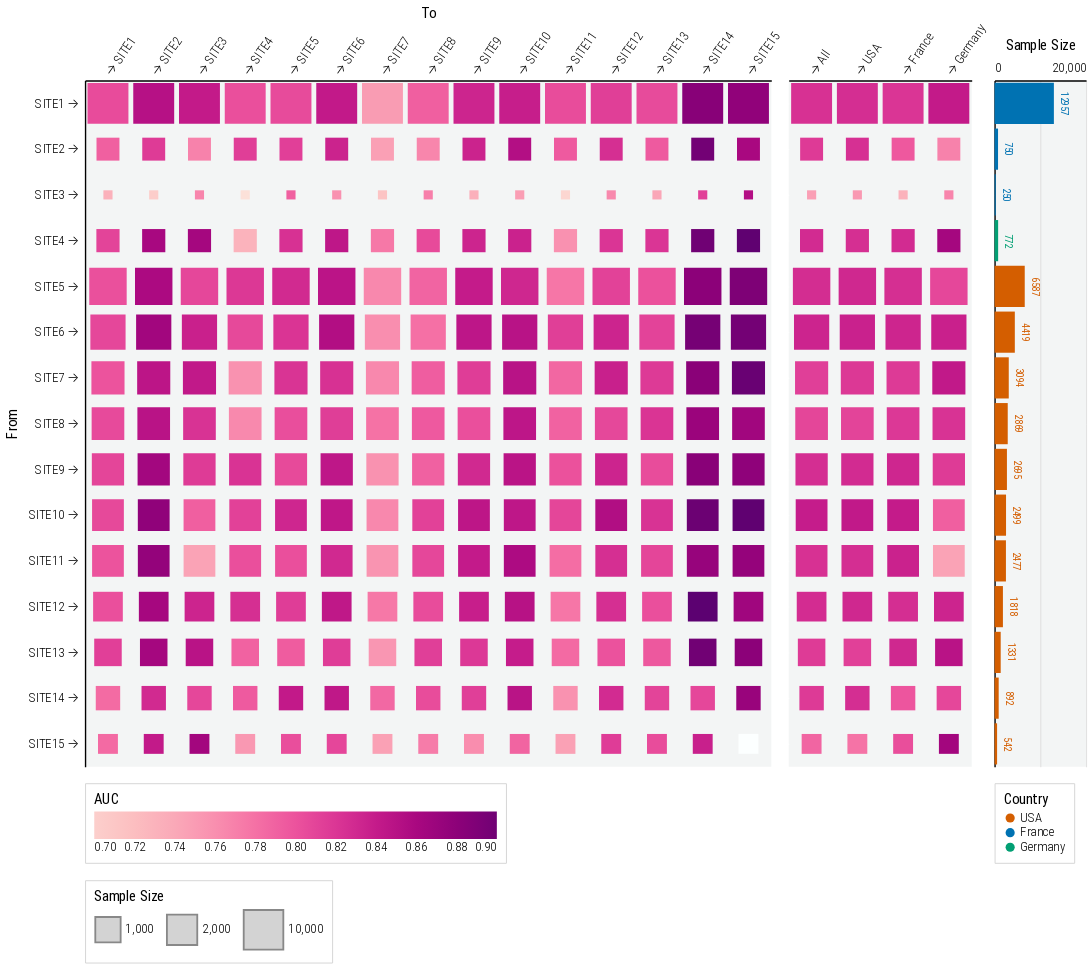

Write notebook code for a chart like this one.
### Code cell
def plot(df=None):
    d = df.copy()
      
#     sort_from = ['APHP →', 'FRBDX →', 'UKFR →', 'BIDMC →', 'NWU →', 'MGB →', 'VA2 →', 'VA3 →',  'UPENN →',    'VA4 →', 'VA1 →', 'VA5 →', 'UPITT →','UMICH →','UCLA →']
#     sort_to = ['→ APHP', '→ FRBDX', '→ UKFR', '→ BIDMC', '→ NWU', '→ MGB', '→ VA2', '→ VA3', '→ UPENN',     '→ VA4', '→ VA1','→ VA5',  '→ UPITT','→ UMICH', '→ UCLA']

    sort_from = ['SITE1 →', 'SITE2 →', 'SITE3 →', 'SITE4 →', 'SITE5 →', 'SITE6 →', 'SITE7 →', 'SITE8 →',  'SITE9 →',    'SITE10 →', 'SITE11 →', 'SITE12 →', 'SITE13 →','SITE14 →','SITE15 →']
    sort_to = ['→ SITE1', '→ SITE2', '→ SITE3', '→ SITE4', '→ SITE5', '→ SITE6', '→ SITE7', '→ SITE8', '→ SITE9',     '→ SITE10', '→ SITE11','→ SITE12',  '→ SITE13','→ SITE14', '→ SITE15']
    
    plot = alt.Chart(
        d[d['to-country'] != 'Meta']
    ).mark_square(
        opacity=1
    ).encode(
        x=alt.X("to:N", title='To', axis=alt.Axis(labelAngle=-55, domain=True, orient='top'), scale=alt.Scale(), sort=sort_to),
        y=alt.Y("from:N", title='From', axis=alt.Axis(labelAngle=0, domain=True), scale=alt.Scale(), sort=sort_from),
        size=alt.Size('from_size:Q', title='Sample Size', scale=alt.Scale(range=[100, 2000], type='log'), legend=alt.Legend(direction='horizontal', symbolFillColor='lightgray')),
#         size=alt.value(2400),
        color=alt.Color("auc:Q", title='AUC', scale=alt.Scale(scheme='redpurple', domain=[0.7, 0.9]), legend=alt.Legend(direction='horizontal', gradientLength=440, gradientThickness=30)),
    ).properties(
        width=750,
        height=750
    )
    
    meta = alt.Chart(
        d[d['to-country'] == 'Meta']
    ).mark_square(
        opacity=1
    ).encode(
        x=alt.X("to:N", title=None, axis=alt.Axis(labelAngle=-55, domain=True, orient='top'), scale=alt.Scale(), sort=sort_to),
        y=alt.Y("from:N", title=None, axis=alt.Axis(labelAngle=0, domain=False, labels=False), scale=alt.Scale(), sort=sort_from),
        size=alt.Size('from_size:Q', title='Sample Size', scale=alt.Scale(range=[100, 2000], type='log'), legend=alt.Legend(direction='horizontal', symbolFillColor='lightgray')),
#         size=alt.value(2400),
        color=alt.Color("auc:Q", title='AUC', scale=alt.Scale(scheme='redpurple', domain=[0.7, 0.9]), legend=alt.Legend(direction='horizontal', gradientLength=440, gradientThickness=30)),
    ).properties(
        width=200,
        height=750
    )
    
    n = alt.Chart(
        d
    ).mark_bar(
        opacity=1
    ).encode(
        x=alt.X("mean(from_size):Q", title='Sample Size', axis=alt.Axis(labelAngle=0, tickCount=2, domain=True, orient='top'), scale=alt.Scale(domain=[0, 20000])),
        y=alt.Y("from:N", title=None, axis=alt.Axis(labelAngle=0, labels=False, domain=True), scale=alt.Scale(), sort=sort_from),
        color=alt.Color("country:N", title='Country', scale=alt.Scale(range=country_colors, domain=countries), legend=alt.Legend(direction='vertical', gradientLength=440, gradientThickness=30)),
    ).properties(
        width=100,
        height=750
    )
    
    text = n.mark_text(
        angle=90,
        align='center',
        baseline='bottom',
        dy=-6,
    ).encode(
        text='from_size'
    )

    
    plot = alt.hconcat(alt.hconcat(plot, meta).resolve_scale(color='shared'), (n + text), spacing=0).properties(
#         title={
#             "text": [
#                 f"Transportability Of Cox Regression Model Across Different Sites",
#             ],
#             "dx": 50,
#             "fontSize": 18
#         }
    )
    
    return plot

res = plot(df)

res = apply_theme(
    res,
    axis_y_title_font_size=16,
    title_anchor='start',
    legend_orient='bottom',
    legend_title_orient='top',
    axis_label_font_size=14,
    header_label_font_size=16,
    subtitle_font_size=18,
#     legend_stroke_color='white'
)

res
# save(res,join("..", "result", "R1-auc-matrix.png"), scalefactor=8.0)

### Figure 1 — Vega-Lite specification as saved in the notebook (floating-point values rounded to 4 significant figures; data arrays with more than 128 entries replaced by an {"elided": "..."} marker saying what was removed)
{"config": {"view": {"continuousWidth": 400, "continuousHeight": 300, "fill": "#F3F5F5", "strokeWidth": 0}, "axis": {"domainColor": "black", "domainWidth": 1.5, "labelFontSize": 14, "labelFontWeight": 300, "labelLimit": 1000, "tickColor": "white", "titleFontSize": 16, "titleFontWeight": 400, "titlePadding": 10}, "axisX": {"labelAngle": 0}, "axisY": {"domain": false, "titleFontSize": 16}, "concat": {"spacing": 0}, "font": "Roboto Condensed", "header": {"labelFontSize": 16, "labelOrient": "bottom", "titleFontSize": 16, "titleFontWeight": "bold"}, "legend": {"cornerRadius": 0, "direction": "horizontal", "fillColor": "white", "gradientLength": 50, "labelFontSize": 14, "labelFontWeight": 300, "orient": "bottom", "padding": 10, "strokeColor": "lightgray", "symbolStrokeWidth": 2, "titleFontSize": 16, "titleFontWeight": 400, "titleOrient": "top"}, "point": {"size": 70}, "title": {"align": "left", "anchor": "start", "dy": -10, "fontSize": 22, "fontWeight": 500, "subtitleFontSize": 18, "subtitlePadding": 5}}, "hconcat": [{"hconcat": [{"data": {"name": "data-59a5a4b91f3d6b711ad6a9b2d6e64e62"}, "mark": {"type": "square", "opacity": 1}, "encoding": {"color": {"type": "quantitative", "field": "auc", "legend": {"direction": "horizontal", "gradientLength": 440, "gradientThickness": 30}, "scale": {"domain": [0.7, 0.9], "scheme": "redpurple"}, "title": "AUC"}, "size": {"type": "quantitative", "field": "from_size", "legend": {"direction": "horizontal", "symbolFillColor": "lightgray"}, "scale": {"range": [100, 2000], "type": "log"}, "title": "Sample Size"}, "x": {"type": "nominal", "axis": {"domain": true, "labelAngle": -55, "orient": "top"}, "field": "to", "scale": {}, "sort": ["→ SITE1", "→ SITE2", "→ SITE3", "→ SITE4", "→ SITE5", "→ SITE6", "→ SITE7", "→ SITE8", "→ SITE9", "→ SITE10", "→ SITE11", "→ SITE12", "→ SITE13", "→ SITE14", "→ SITE15"], "title": "To"}, "y": {"type": "nominal", "axis": {"domain": true, "labelAngle": 0}, "field": "from", "scale": {}, "sort": ["SITE1 →", "SITE2 →", "SITE3 →", "SITE4 →", "SITE5 →", "SITE6 →", "SITE7 →", "SITE8 →", "SITE9 →", "SITE10 →", "SITE11 →", "SITE12 →", "SITE13 →", "SITE14 →", "SITE15 →"], "title": "From"}}, "height": 750, "width": 750}, {"data": {"name": "data-0d2420ebfcd42ab7a912d12b1923e3bd"}, "mark": {"type": "square", "opacity": 1}, "encoding": {"color": {"type": "quantitative", "field": "auc", "legend": {"direction": "horizontal", "gradientLength": 440, "gradientThickness": 30}, "scale": {"domain": [0.7, 0.9], "scheme": "redpurple"}, "title": "AUC"}, "size": {"type": "quantitative", "field": "from_size", "legend": {"direction": "horizontal", "symbolFillColor": "lightgray"}, "scale": {"range": [100, 2000], "type": "log"}, "title": "Sample Size"}, "x": {"type": "nominal", "axis": {"domain": true, "labelAngle": -55, "orient": "top"}, "field": "to", "scale": {}, "sort": ["→ SITE1", "→ SITE2", "→ SITE3", "→ SITE4", "→ SITE5", "→ SITE6", "→ SITE7", "→ SITE8", "→ SITE9", "→ SITE10", "→ SITE11", "→ SITE12", "→ SITE13", "→ SITE14", "→ SITE15"], "title": null}, "y": {"type": "nominal", "axis": {"domain": false, "labelAngle": 0, "labels": false}, "field": "from", "scale": {}, "sort": ["SITE1 →", "SITE2 →", "SITE3 →", "SITE4 →", "SITE5 →", "SITE6 →", "SITE7 →", "SITE8 →", "SITE9 →", "SITE10 →", "SITE11 →", "SITE12 →", "SITE13 →", "SITE14 →", "SITE15 →"], "title": null}}, "height": 750, "width": 200}], "resolve": {"scale": {"color": "shared"}}}, {"layer": [{"mark": {"type": "bar", "opacity": 1}, "encoding": {"color": {"type": "nominal", "field": "country", "legend": {"direction": "vertical", "gradientLength": 440, "gradientThickness": 30}, "scale": {"domain": ["USA", "France", "Germany"], "range": ["#D45E00", "#0072B2", "#029F73"]}, "title": "Country"}, "x": {"type": "quantitative", "aggregate": "mean", "axis": {"domain": true, "labelAngle": 0, "orient": "top", "tickCount": 2}, "field": "from_size", "scale": {"domain": [0, 20000]}, "title": "Sample Size"}, "y": {"type": "nominal", "axis": {"domain": true, "labelAngle": 0, "labels": false}, "field": "from", "scale": {}, "sort": ["SITE1 →", "SITE2 →", "SITE3 →", "SITE4 →", "SITE5 →", "SITE6 →", "SITE7 →", "SITE8 →", "SITE9 →", "SITE10 →", "SITE11 →", "SITE12 →", "SITE13 →", "SITE14 →", "SITE15 →"], "title": null}}, "height": 750, "width": 100}, {"mark": {"type": "text", "align": "center", "angle": 90, "baseline": "bottom", "dy": -6}, "encoding": {"color": {"type": "nominal", "field": "country", "legend": {"direction": "vertical", "gradientLength": 440, "gradientThickness": 30}, "scale": {"domain": ["USA", "France", "Germany"], "range": ["#D45E00", "#0072B2", "#029F73"]}, "title": "Country"}, "text": {"type": "quantitative", "field": "from_size"}, "x": {"type": "quantitative", "aggregate": "mean", "axis": {"domain": true, "labelAngle": 0, "orient": "top", "tickCount": 2}, "field": "from_size", "scale": {"domain": [0, 20000]}, "title": "Sample Size"}, "y": {"type": "nominal", "axis": {"domain": true, "labelAngle": 0, "labels": false}, "field": "from", "scale": {}, "sort": ["SITE1 →", "SITE2 →", "SITE3 →", "SITE4 →", "SITE5 →", "SITE6 →", "SITE7 →", "SITE8 →", "SITE9 →", "SITE10 →", "SITE11 →", "SITE12 →", "SITE13 →", "SITE14 →", "SITE15 →"], "title": null}}, "height": 750, "width": 100}], "data": {"name": "data-0a873674a73d9a2165740312a799abba"}}], "spacing": 0, "$schema": "https://vega.github.io/schema/vega-lite/v4.8.1.json", "datasets": {"data-59a5a4b91f3d6b711ad6a9b2d6e64e62": {"elided": "225 records"}, "data-0d2420ebfcd42ab7a912d12b1923e3bd": [{"from": "SITE1 →", "from_size": 12957, "to": "→ All", "auc": 0.8238, "country": "France", "to-country": "Meta"}, {"from": "SITE1 →", "from_size": 12957, "to": "→ USA", "auc": 0.826, "country": "France", "to-country": "Meta"}, {"from": "SITE1 →", "from_size": 12957, "to": "→ France", "auc": 0.8207, "country": "France", "to-country": "Meta"}, {"from": "SITE1 →", "from_size": 12957, "to": "→ Germany", "auc": 0.841, "country": "France", "to-country": "Meta"}, {"from": "SITE4 →", "from_size": 772, "to": "→ All", "auc": 0.8281, "country": "Germany", "to-country": "Meta"}, {"from": "SITE4 →", "from_size": 772, "to": "→ USA", "auc": 0.8248, "country": "Germany", "to-country": "Meta"}, {"from": "SITE4 →", "from_size": 772, "to": "→ France", "auc": 0.828, "country": "Germany", "to-country": "Meta"}, {"from": "SITE4 →", "from_size": 772, "to": "→ Germany", "auc": 0.8629, "country": "Germany", "to-country": "Meta"}, {"from": "SITE2 →", "from_size": 750, "to": "→ All", "auc": 0.8169, "country": "France", "to-country": "Meta"}, {"from": "SITE2 →", "from_size": 750, "to": "→ USA", "auc": 0.8244, "country": "France", "to-country": "Meta"}, {"from": "SITE2 →", "from_size": 750, "to": "→ France", "auc": 0.7965, "country": "France", "to-country": "Meta"}, {"from": "SITE2 →", "from_size": 750, "to": "→ Germany", "auc": 0.7689, "country": "France", "to-country": "Meta"}, {"from": "SITE6 →", "from_size": 4419, "to": "→ All", "auc": 0.8334, "country": "USA", "to-country": "Meta"}, {"from": "SITE6 →", "from_size": 4419, "to": "→ USA", "auc": 0.8352, "country": "USA", "to-country": "Meta"}, {"from": "SITE6 →", "from_size": 4419, "to": "→ France", "auc": 0.8324, "country": "USA", "to-country": "Meta"}, {"from": "SITE6 →", "from_size": 4419, "to": "→ Germany", "auc": 0.8361, "country": "USA", "to-country": "Meta"}, {"from": "SITE5 →", "from_size": 6587, "to": "→ All", "auc": 0.8269, "country": "USA", "to-country": "Meta"}, {"from": "SITE5 →", "from_size": 6587, "to": "→ USA", "auc": 0.8303, "country": "USA", "to-country": "Meta"}, {"from": "SITE5 →", "from_size": 6587, "to": "→ France", "auc": 0.825, "country": "USA", "to-country": "Meta"}, {"from": "SITE5 →", "from_size": 6587, "to": "→ Germany", "auc": 0.8082, "country": "USA", "to-country": "Meta"}, {"from": "SITE15 →", "from_size": 542, "to": "→ All", "auc": 0.7882, "country": "USA", "to-country": "Meta"}, {"from": "SITE15 →", "from_size": 542, "to": "→ USA", "auc": 0.7785, "country": "USA", "to-country": "Meta"}, {"from": "SITE15 →", "from_size": 542, "to": "→ France", "auc": 0.8038, "country": "USA", "to-country": "Meta"}, {"from": "SITE15 →", "from_size": 542, "to": "→ Germany", "auc": 0.8645, "country": "USA", "to-country": "Meta"}, {"from": "SITE3 →", "from_size": 250, "to": "→ All", "auc": 0.7478, "country": "France", "to-country": "Meta"}, {"from": "SITE3 →", "from_size": 250, "to": "→ USA", "auc": 0.7524, "country": "France", "to-country": "Meta"}, {"from": "SITE3 →", "from_size": 250, "to": "→ France", "auc": 0.7316, "country": "France", "to-country": "Meta"}, {"from": "SITE3 →", "from_size": 250, "to": "→ Germany", "auc": 0.7664, "country": "France", "to-country": "Meta"}, {"from": "SITE14 →", "from_size": 892, "to": "→ All", "auc": 0.8174, "country": "USA", "to-country": "Meta"}, {"from": "SITE14 →", "from_size": 892, "to": "→ USA", "auc": 0.826, "country": "USA", "to-country": "Meta"}, {"from": "SITE14 →", "from_size": 892, "to": "→ France", "auc": 0.7984, "country": "USA", "to-country": "Meta"}, {"from": "SITE14 →", "from_size": 892, "to": "→ Germany", "auc": 0.8084, "country": "USA", "to-country": "Meta"}, {"from": "SITE9 →", "from_size": 2695, "to": "→ All", "auc": 0.8263, "country": "USA", "to-country": "Meta"}, {"from": "SITE9 →", "from_size": 2695, "to": "→ USA", "auc": 0.828, "country": "USA", "to-country": "Meta"}, {"from": "SITE9 →", "from_size": 2695, "to": "→ France", "auc": 0.8317, "country": "USA", "to-country": "Meta"}, {"from": "SITE9 →", "from_size": 2695, "to": "→ Germany", "auc": 0.8165, "country": "USA", "to-country": "Meta"}, {"from": "SITE13 →", "from_size": 1331, "to": "→ All", "auc": 0.8163, "country": "USA", "to-country": "Meta"}, {"from": "SITE13 →", "from_size": 1331, "to": "→ USA", "auc": 0.8134, "country": "USA", "to-country": "Meta"}, {"from": "SITE13 →", "from_size": 1331, "to": "→ France", "auc": 0.8306, "country": "USA", "to-country": "Meta"}, {"from": "SITE13 →", "from_size": 1331, "to": "→ Germany", "auc": 0.8481, "country": "USA", "to-country": "Meta"}, {"from": "SITE11 →", "from_size": 2477, "to": "→ All", "auc": 0.8239, "country": "USA", "to-country": "Meta"}, {"from": "SITE11 →", "from_size": 2477, "to": "→ USA", "auc": 0.826, "country": "USA", "to-country": "Meta"}, {"from": "SITE11 →", "from_size": 2477, "to": "→ France", "auc": 0.8347, "country": "USA", "to-country": "Meta"}, {"from": "SITE11 →", "from_size": 2477, "to": "→ Germany", "auc": 0.7444, "country": "USA", "to-country": "Meta"}, {"from": "SITE7 →", "from_size": 3094, "to": "→ All", "auc": 0.8137, "country": "USA", "to-country": "Meta"}, {"from": "SITE7 →", "from_size": 3094, "to": "→ USA", "auc": 0.8188, "country": "USA", "to-country": "Meta"}, {"from": "SITE7 →", "from_size": 3094, "to": "→ France", "auc": 0.8171, "country": "USA", "to-country": "Meta"}, {"from": "SITE7 →", "from_size": 3094, "to": "→ Germany", "auc": 0.8422, "country": "USA", "to-country": "Meta"}, {"from": "SITE8 →", "from_size": 2869, "to": "→ All", "auc": 0.809, "country": "USA", "to-country": "Meta"}, {"from": "SITE8 →", "from_size": 2869, "to": "→ USA", "auc": 0.8101, "country": "USA", "to-country": "Meta"}, {"from": "SITE8 →", "from_size": 2869, "to": "→ France", "auc": 0.8186, "country": "USA", "to-country": "Meta"}, {"from": "SITE8 →", "from_size": 2869, "to": "→ Germany", "auc": 0.8224, "country": "USA", "to-country": "Meta"}, {"from": "SITE10 →", "from_size": 2499, "to": "→ All", "auc": 0.839, "country": "USA", "to-country": "Meta"}, {"from": "SITE10 →", "from_size": 2499, "to": "→ USA", "auc": 0.8425, "country": "USA", "to-country": "Meta"}, {"from": "SITE10 →", "from_size": 2499, "to": "→ France", "auc": 0.8401, "country": "USA", "to-country": "Meta"}, {"from": "SITE10 →", "from_size": 2499, "to": "→ Germany", "auc": 0.7918, "country": "USA", "to-country": "Meta"}, {"from": "SITE12 →", "from_size": 1818, "to": "→ All", "auc": 0.8272, "country": "USA", "to-country": "Meta"}, {"from": "SITE12 →", "from_size": 1818, "to": "→ USA", "auc": 0.8302, "country": "USA", "to-country": "Meta"}, {"from": "SITE12 →", "from_size": 1818, "to": "→ France", "auc": 0.8259, "country": "USA", "to-country": "Meta"}, {"from": "SITE12 →", "from_size": 1818, "to": "→ Germany", "auc": 0.8333, "country": "USA", "to-country": "Meta"}], "data-0a873674a73d9a2165740312a799abba": {"elided": "285 records"}}}
